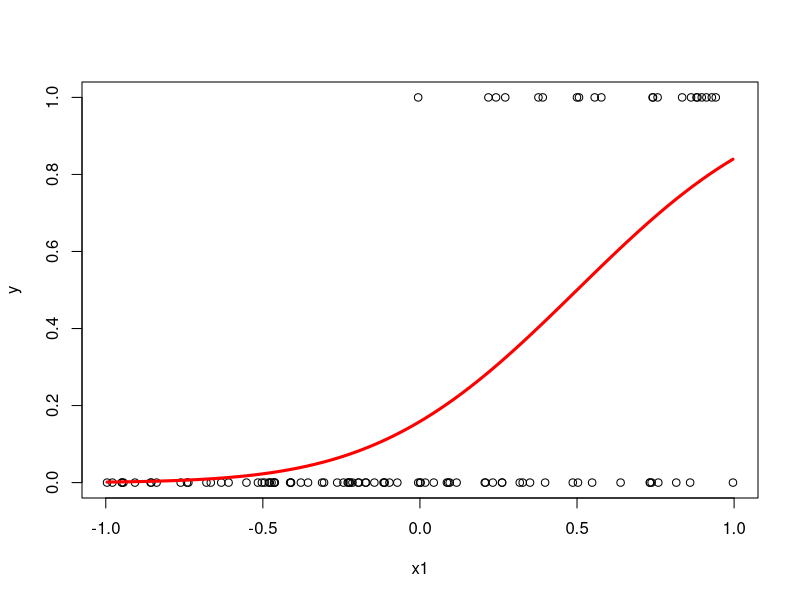
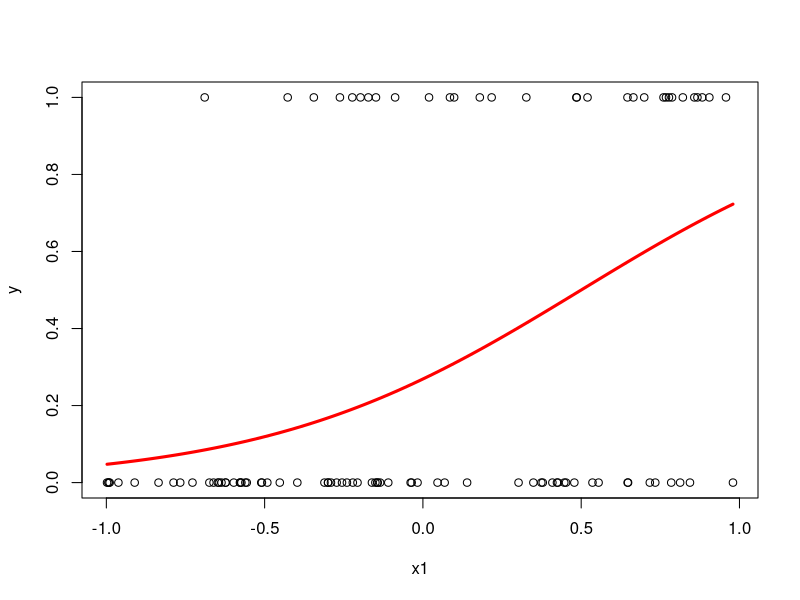
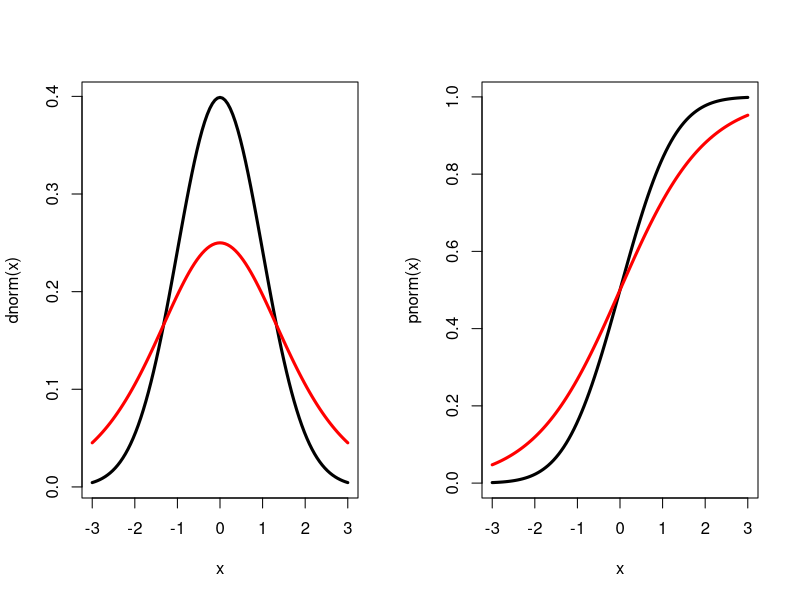

R code for these plots, in order:
## ---- chunk 1
library(knitr)
wd <- normalizePath("../../")
wd
opts_knit$set(fig.width=5, fig.height=5, fig.path='fig/',
               echo=FALSE, warning=FALSE, message=FALSE,
               root.dir=wd)
## ---- chunk 2
n <- 100
beta <- c(-1, 2)
x1 <- runif(n, -1, 1)
X <- cbind(1, x1)
pi <- pnorm(X%*%beta)  # the standard normal cdf
y <- rbinom(n, size = 1, pi)  # the Bernoulli is Binomial with size = 1
## ---- chunk 3
plot(x1, y)
curve(pnorm(beta[1] + beta[2]*x), add = TRUE, lwd = 3, col = "red")
## ---- chunk 4
n <- 100
beta <- c(-1, 2)
x1 <- runif(n, -1, 1)
X <- cbind(1, x1)
pi <- plogis(X%*%beta)  # the standard logistic cdf
y <- rbinom(n, size = 1, pi)  # the Bernoulli is Binomial with size = 1
## ---- chunk 5
plot(x1, y)
curve(plogis(beta[1] + beta[2]*x), add = TRUE, lwd = 3, col = "red")
## ---- chunk 6
par(mfrow = c(1, 2))

# pdfs
curve(dnorm(x), lwd = 3, col = "black", xlim = c(-3, 3))
curve(dlogis(x), add = TRUE, lwd = 3, col = "red")

# cdfs
curve(pnorm(x), lwd = 3, col = "black", xlim = c(-3, 3))
curve(plogis(x), add = TRUE, lwd = 3, col = "red")
## ---- chunk 7
# simulate fake data
set.seed(3819704)
n <- 1000
beta <- c(0, 2)
x1 <- runif(n, -1, 1)
X <- cbind(1, x1)
pi <- plogis(X%*%beta)  # the standard logistic cdf
y <- rbinom(n, size = 1, pi)  # the Bernoulli is Binomial with size = 1

# estimate the model
m1 <- glm(y ~ x1, family = binomial(link = probit))  # probit
m2 <- glm(y ~ x1, family = binomial) # logit; note that (link = logit) is the default

# display estimates
library(arm)
display(m1)
display(m2)
## ---- chunk 8
beta.hat <- coef(m1)  # pull out coefficients
X.new <- cbind(1, c(-1, .5, 0, .5, 1))  # set up prediction matrix
X.new  # see what X.new looks like
pr.prop <- pnorm(X.new%*%beta.hat)  # apply the inverse link function
pr.prop  # see what the preditions look like
## ---- chunk 9
getwd()
d <- read.csv("data/challenger.csv")
head(d)
